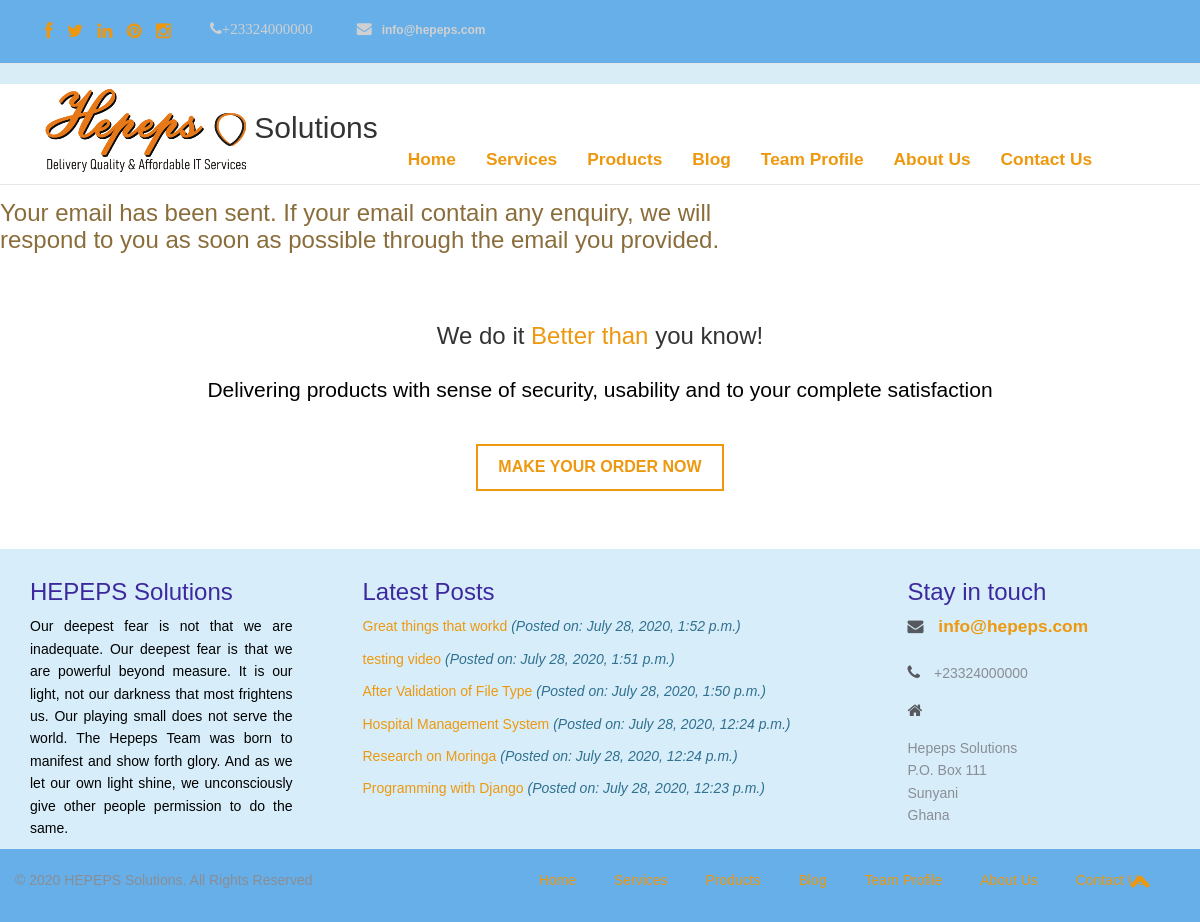
Page /contact/success on the committed database.
### contact/models.py (models this page shows)
class Contact(models.Model):
    office_phone = models.CharField(max_length=15)
    mobile_phone = models.CharField(validators=[phone_regex], max_length=15)
    email = models.EmailField(max_length=100)
    website = models.CharField(max_length=100)
    postal = models.TextField()
    photo_url = models.FileField(upload_to='contact', blank=True, null=True)
    publish = models.BooleanField(default=True)
    created_on = models.DateField(auto_now_add=True)
    modified_on = models.DateField(auto_now=True)

### blog/models.py (models this page shows, shortened)
class Blog(models.Model):
    blog_category = models.ForeignKey(BlogCategory, max_length=100, on_delete=models.CASCADE)
    title = models.CharField(max_length=200)
    description = models.TextField(max_length=5000)
    blog_img = models.FileField(upload_to='blog')
    img_title = models.CharField(max_length=200)
    post_date = models.DateTimeField(auto_now_add=True)
    post_by = models.ForeignKey(Team, default=1, verbose_name="Post By", on_delete=models.SET_DEFAULT)
    publish = models.BooleanField(default=True)
    class Meta:
        verbose_name_plural = 'Blog'
    def __str__(self):
        return self.title

### contact/views.py (the view)
# urls.py: path('success', views.success, name='success'),
def success(request):
    content = {
        'message': 'Your email has been sent. If your email contain any enquiry, '
                   'we will respond to you as soon as possible through the email you provided.'
    }
    return render(request, 'contact/success.html/',  content)

### home/context_processor.py (called while the page is built)
def basic_info(request):
    blog_links = Blog.objects.filter(publish=True).order_by('-id')[:15]
    blog_category_links = BlogCategory.objects.filter(publish=True).order_by('-id')[:10]
    current_year = datetime.datetime.now().year
    if current_year != 2020:
        copy_right_year = '2020-' + str(current_year)
    else:
        copy_right_year = str(current_year)
    footer_blog = Blog.objects.filter(publish=True).order_by('-id')[:9]
    contact_info = Contact.objects.all().first()
    content = {
        'blog_category_links': blog_category_links,
        'blog_links': blog_links,
        'copy_right_year': copy_right_year,
        'contact_info': contact_info,
        'footer_blog': footer_blog,
    }
    return content

### contact/templates/contact/success.html (shortened to what this page needs)
{% extends 'base.html' %}
    {% block pagetitle %}
        {% load static %}
    {% endblock %}
    {% block content%}
        <div class="row">
			<div class="offset-3 col-md-8 col-sm-12">
                <span class="text-warning h3">
                    {{ message }}
                </span>
            </div>
		</div>
    {% endblock %}

### templates/header.html (shortened to what this page needs)
<div class="fixed-top">
    <header class="bg-info">
        <nav div class="navbar navbar-default navbar-static-top info-nav" role="navigation">
          <div class="container">
            <ul class="social-network">
              <li><a href="https://www.facebook.com" data-placement="top" title="Facebook"><i class="fa fa-facebook fa-1x"></i></a></li>
              <li><a href="https://www.twitter.com" data-placement="top" title="Twitter"><i class="fa fa-twitter fa-1x"></i></a></li>
              <li><a href="https://www.linkedin.com" data-placement="top" title="Linkedin"><i class="fa fa-linkedin fa-1x"></i></a></li>
              <li><a href="https://www.pinterest.com" data-placement="top" title="Pinterest"><i class="fa fa-pinterest fa-1x"></i></a></li>
              <li><a href="https://www.instagram.com" data-placement="top" title="Instagram"><i class="fa fa-instagram fa-1x"></i></a></li>
            </ul>
            <ul class="info">
              <li>
                <p><i class="fa fa-phone">{{ contact_info.office_phone }}</p></i>
              </li>
              <li><a href="#">
                  <p><i class="fa fa-envelope"></i>{{ contact_info.email }}</p></a></li>
            </ul>
          </div>
        </nav>
        <nav class="navbar navbar-default navbar-static-top" role="navigation">
          <div class="navigation">
            <div class="container">
              <div class="navbar-header">
                <div class="navbar-brand logo-img">
                    {% load static %}
                  <a  href="{% url 'home:index' %}">
                      <h1>
                          <img src="{% static 'img/logo.png' %}" alt=""> Solutions
                      </h1>
                  </a>
                </div>
              </div>
              <div class="navbar-collapse collapse">
                <ul class="nav navbar-nav main-menu">
                    <li role="presentation"><a href="{% url 'home:index' %}">Home</a></li>
                    <li role="presentation"><a href="{% url 'service:index' %}">Services</a></li>
                    <li role="presentation"><a href="{% url 'product:index' %}">Products</a></li>
                    <li role="presentation"><a href="{% url 'blog:index' 0 %}">Blog</a></li>
                    <li role="presentation"><a href="{% url 'staff_profile:index' %}">Team Profile</a></li>
                    <li role="presentation"><a href="{% url 'about:index' %}">About Us</a></li>
                    <li role="presentation"><a href="{% url 'contact:index' %}">Contact Us</a></li>
                </ul>
              </div>
            </div>
          </div>
        </nav>
    </header>
</div>

### templates/footer.html (shortened to what this page needs)
<footer>
    <div class="inner-footer">
      <div class="container">
        <div class="row">
          <div class="col-md-3 f-about">
            <a href="{% url 'home:index' %}">
              <h3 class="widgetheading">HEPEPS Solutions</h3>
            </a>
            <p>Our deepest fear is not that we are inadequate.
              Our deepest fear is that we are powerful beyond measure.
              It is our light, not our darkness that most frightens us.
              Our playing small does not serve the world. The Hepeps
              Team was born to manifest and show forth glory.
              And as we let our own light shine, we unconsciously
              give other people permission to do the same.
            </p>
          </div>
          <div class="col-md-6 l-posts">
              {% if footer_blog %}
                <h3 class="widgetheading">Latest Posts</h3>
                <ul>
                    {% for item in footer_blog %}
                          <li>
                              <a href="{% url 'blog:index' item.id %}">{{ item }}
                                  <i class="text-info">(Posted on: {{ item.post_date }})</i>
                              </a>
                          </li>
                    {% endfor %}
                </ul>
              {% endif %}
          </div>
          <div class="col-md-3 f-contact">
            <h3 class="widgetheading">Stay in touch</h3>
            <a href="{% url 'contact:index' %}">
             <i class="fa fa-envelope"></i> {{ contact_info.email }}<br><br>
            </a>
            <p><i class="fa fa-phone"></i> {{ contact_info.office_phone }}</p>
            <p><i class="fa fa-home"></i> {{ contact_info.postal|linebreaks }}</p>
          </div>
        </div>
      </div>
    </div>
    <div class="last-div">
      <div class="container">
        <div class="row">
          <div class="copyright">
            &copy; {{ copy_right_year }} HEPEPS Solutions. All Rights Reserved
          </div>
          <nav class="foot-nav">
            <ul>
              <li><a href="{% url 'home:index' %}">Home</a></li>
              <li><a href="{% url 'service:index' %}">Services</a></li>
              <li><a href="{% url 'product:index' %}">Products</a></li>
              <li><a href="{% url 'blog:index' 0 %}">Blog</a></li>
              <li><a href="{% url 'staff_profile:index' %}">Team Profile</a></li>
              <li><a href="{% url 'about:index' %}">About Us</a></li>
              <li><a href="{% url 'contact:index' %}">Contact Us</a></li>
            </ul>
          </nav>
        </div>
      </div>
      <a href="" class="scrollup"><i class="fa fa-chevron-up"></i></a>
    </div>
  </footer>

### static/css/style.css (style rules this page uses)
body { font-family:Helvetica, Arial, 'Times New Roman', sans-serif; font-size:14px; font-weight:300; line-height:1.6em; color:#333; background-color:#fff; }
hi,h2,h3,h4,h5,h6 { color:#333; line-height:1.1em; }
p { color:#000000; text-align: justify; }
a { text-decoration:none; transition: all 0.1s ease-in-out; -moz-transition: all 0.1s ease-in-out; -webkit-transition: all 0.1s ease-in-out; -o-transition: all 0.1s ease-in-out; outline: none; font-size: 13pt; font-weight: bold; color:#ed980e !important; }
a:link { color: #ed980e !important; font-size: 13pt; font-weight: bold; }
ul.social-network { font-size: 16px; list-style:none; margin-top:10px; padding:10px; transition: all 0.3s ease-in-out; -moz-transition: all 0.3s ease-in-out; -webkit-transition: all 0.3s ease-in-out; -o-transition: all 0.3s ease-in-out; }
ul.social-network li { display:inline; margin: 0 5px; }
ul.social-network li a { color:#d0d0d0; }
.info { float: left; margin-top: -45px; margin-left: 110px; }
.info li { display: inline-block; margin-left: 30px; }
.info i { color: #d0d0d0; font-size: 15px; margin-right: 10px; }
.info a { color: #d0d0d0; font-size: 12px; }
.info p { color: #d0d0d0; font-size: 12px; margin: 0; }
.navigation { background-color:#fff; padding:0; }
.navbar-brand h1 { margin-top:-10px; float: left; font-size: 30px; color:#333; }
footer { background: #d7eefa; }
.inner-footer { padding: 10px 0px 0px 0px }
.inner-footer ul li,a { list-style:none; }
.widgetheading { font-size: 24px; color: #3d299e; font-weight: 100; }
.f-about p { font-size: 14px; color: #000000; }
.l-posts h3 { margin-left:40px; }
.l-posts li a { font-size: 14px; font-weight: 300; border-bottom: 0px solid #2c2d2e; padding-bottom: 10px; margin-bottom: 0px; display: block; }
.f-contact p { font-size: 14px; color: #8a8d94; margin: 0; font-weight: 300; margin-bottom: 15px; }
.f-contact i { color: #56595f; font-size: 16px; margin-right: 10px; }
.last-div { background: #66afe9; padding: 20px 0; position: relative; }
.copyright { font-size: 14px; color: #8a8d94; margin: 0; font-weight: 300; float: left; }
.foot-nav { float: right; margin-right:20px; }
.foot-nav li { display: inline; margin-right:20px; }
.foot-nav li:after { content: ""; padding-left: 7px; margin-right: 7px; }
.foot-nav li:last-child:after { display: none; }
.foot-nav a { font-size: 14px; color: #8a8d94; margin: 0; font-weight: 300; }
a.scrollup { color:#fff; height:40px; width:40px; font-size:22px; line-height:40px; text-align:center; text-decoration:none; position:fixed; bottom:20px; right:40px; opacity:0,5; border-radius:50%; z-index:999; }
.info-nav { background: #66afe9; }
.fixed-top { position: fixed; top: 0; right: 0; left: 0; z-index: 100; }
.logo-img { position: relative; height: 50px; padding-bottom: 60px !important; z-index: 101; }
.main-menu { margin-top: 50px; }

### rows in the picture
Contact: office_phone "+23324000000", email "info@hepeps.com", postal "Hepeps Solutions P.O. Box 111 Sunyani Ghana"
Blog: title "Great things that workd", post_date "July 28, 2020, 1:52 p.m."
Blog: title "testing video", post_date "July 28, 2020, 1:51 p.m."
Blog: title "After Validation of File Type", post_date "July 28, 2020, 1:50 p.m."
Blog: title "Hospital Management System", post_date "July 28, 2020, 12:24 p.m."
Blog: title "Research on Moringa", post_date "July 28, 2020, 12:24 p.m."
Blog: title "Programming with Django", post_date "July 28, 2020, 12:23 p.m."

### other values in the picture
{{ message }} "Your email has been sent. If your email contain any enquiry, we will respond to you as soon as possible through the email you provided."
